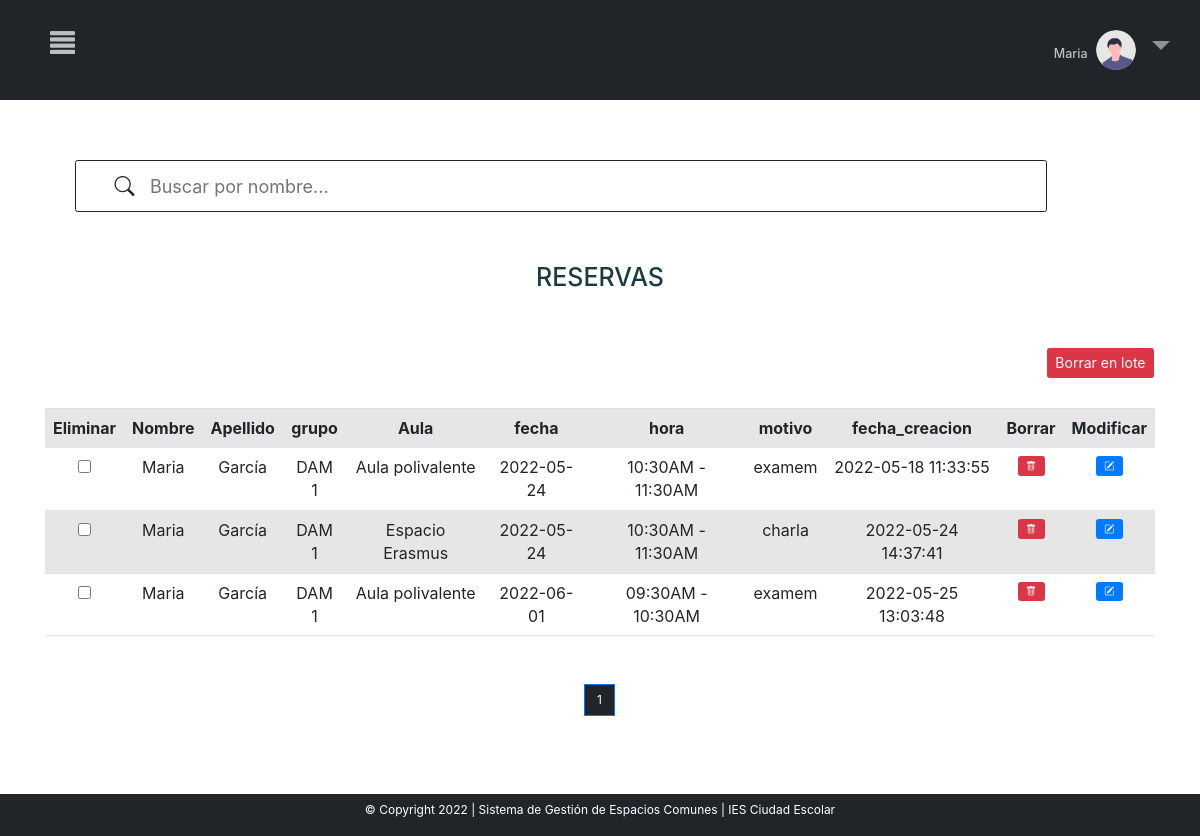
The page /MVC_proyectofinal/inicio.php?c=crudReservas&page=1 (signed in) on the database its author committed.
### tables this page shows
CREATE TABLE `reservas` (
  `id` int(11) NOT NULL,
  `idAula` varchar(220) NOT NULL,
  `idUsuario` int(11) UNSIGNED NOT NULL,
  `fecha` date NOT NULL,
  `grupo` varchar(255) NOT NULL,
  `motivo` varchar(255) NOT NULL,
  `hora` varchar(255) NOT NULL,
  `fecha_creacion` timestamp NOT NULL DEFAULT current_timestamp() ON UPDATE current_timestamp()
);

CREATE TABLE `usuarios` (
  `id` int(11) UNSIGNED NOT NULL,
  `nombre` varchar(150) NOT NULL,
  `correo` varchar(150) DEFAULT NULL,
  `primerApellido` varchar(50) NOT NULL,
  `segundoApellido` varchar(50) NOT NULL,
  `usuario` varchar(50) NOT NULL,
  `departamento` varchar(250) NOT NULL,
  `contra` varchar(150) NOT NULL,
  `confirmacion` tinyint(1) NOT NULL,
  `rol` int(6) UNSIGNED NOT NULL
);

### MVC_proyectofinal/controller/controller.php (called while the page is built, shortened)
<?php
require_once ("models/crud.php");
class Control{
    function __construct()
    {
        $this->crud=new Crud();
    }
    function crudReservas(){
        include_once ("views/crudReservas.php");
    }
}
?>

### MVC_proyectofinal/models/conexion.php (called while the page is built)
<?php
class Conexion{
    public function conexion(){
        try{
            $conexion=new PDO("mysql:host=localhost;dbname=sgec","root","");
            $conexion->setAttribute(PDO::ATTR_ERRMODE,PDO::ERRMODE_EXCEPTION);
            return $conexion;
        }
        catch(PDOException $e){
            echo $e->getMessage();
            return null;
        }
    }
}
?>

### MVC_proyectofinal/models/crud.php (called while the page is built, shortened)
<?php
include("conexion.php");
    ?>
    <?php
class Crud extends Conexion{
    private $conexion;
    function __construct()
    {
        $this->conexion=parent::conexion();
    }
    function crudReservas($opc,$iteams_pagina=null,$offset=null){
        if($opc==1){
            $sql="SELECT count(*) FROM reservas";
            $consulta=$this->conexion->prepare($sql);
            $consulta->execute();
            $count=$consulta->fetch(PDO::FETCH_NUM);
            return $count;
        }
        elseif($opc==2){
            $sql="SELECT reservas.id,  usuarios.nombre as 'Nombre', usuarios.primerApellido as 'Apellido', reservas.grupo, reservas.idAula as' Aula', reservas.fecha, reservas.hora, reservas.motivo, reservas.fecha_creacion
            FROM reservas
            inner join usuarios
            on reservas.idUsuario=usuarios.id LIMIT ".$iteams_pagina." OFFSET ".$offset."";
            $consulta=$this->conexion->prepare($sql);
            $consulta->execute();
            $consult=$consulta->fetchAll(PDO::FETCH_ASSOC);
            $keys=array_keys($consult[0]);
            return array($consult,$keys);
        }
    }
}
?>

### MVC_proyectofinal/views/crudReservas.php (the view, shortened to what this page needs)
<html lang="es" style="    overflow-x: hidden;">
<head>
<link rel="stylesheet" href="https://cdn.jsdelivr.net/npm/bootstrap-icons@1.8.1/font/bootstrap-icons.css">
<link href="https://cdn.jsdelivr.net/npm/bootstrap@5.0.2/dist/css/bootstrap.min.css" rel="stylesheet">
</head>
<body style="font-size:12px !important">
<?php include "menu.php";
$count=$this->crud->crudReservas(1);
if($count[0]==0){
    echo '<div class="container" >
    <div class="row mx-auto" >
    <div class="col-md-12 " style="text-align:center; margin-top:5%;">
    <i class="bi bi-emoji-frown" style="font-size:50px; margin-bottom:30px" ></i>
    <h1 class="display-3"> ¡Oops! Parece que no hay ninguna reserva pendiente</h1>
    <a href="?c=principal&page=1"><button name="reservar" style="font-size:20px; margin-bottom:5%;margin-top:3%"  class="btn btn-success"> Reservar</button></a>
    </div>
    </div>
    </div>';
 if(isset($_SESSION['error2'])){
                        echo $_SESSION['error2'];
                        unset($_SESSION['error2']);
                    }
                    else if(isset($_SESSION['exito'])){
                        echo $_SESSION['exito'];
                        unset($_SESSION['exito']);
                    }
}
else{
$iteams_pagina=6;
$total_pages=ceil($count[0]/$iteams_pagina);
$page=0;
if(isset($_GET["page"]) && !empty($_GET["page"])){
    $page=$_GET["page"];
}else{
    $page=1;
}
$offset=($page-1) * $iteams_pagina;
$result=$this->crud->crudReservas(2,$iteams_pagina,$offset);
    ?>
<div class="container" style="margin-top:5%">
<?php include "barraBusquedaReservas/barra.php"; ?>
<div class="row">
                <div class="col-md-12 " style="border:none">
<h1 style="color:#1A3C40; text-align:center; margin-bottom:5%; background-color:white; margin-top:50px" >RESERVAS</h1>
<?php
       echo '
       <div class="row">
                       <div class="col-md-12">';
 echo '<div class="table-responsive-sm">
       <table class="table table-striped bg-white table-hover" style="text-align: center; margin-top:60px">';
        echo "<tr ><th>Eliminar</th>";
        foreach($result[1] as $indice){
            if($indice=="id"){
            }else{
                echo "<th>".$indice."</th>";
            }
        }
        echo "<th>Borrar</th>";
        echo "<th>Modificar</th>";
        echo "</tr>";
        ?>
<form style='font-size:14px' action="?c=borrarReservas&pag=<?php echo $_GET["page"]?>" method="post">
<input type="submit" name="borrar" value="Borrar en lote" onclick='return confirm("¿Desea eliminar este registro?\nEsta acción es irreversible");' class="btn btn-danger" style="    float: right;
    font-size: 14px;
    position: absolute;
    right: 16px;
    top: 0px; " >
        <?php
        foreach($result[0] as $indice=>$dato){
            echo "<td><input type='checkbox' name='eliminar[]' value=' ".$dato['id']."'</td>";
            foreach($dato as $x=>$y){
                        if($x=="id"){
                        }else{
                            echo "<td>".$y."</td>";
                        }
                 }
            ?>
            <td>
            <a class="dltBtn btn btn-danger" data-id="<?php echo $dato["id"]; ?>" data-page="<?php echo $_GET["page"]; ?>" href="javascript:void(0)"><i class="bi bi-trash"></i></a>
            </td>
            <td><button  title="Modificar" class="btn btn-primary" name="modificar" value="<?php echo $dato["id"] ?>"> <i class="bi bi-pencil-square"></i></button></td>
            <?php
            }
  ?>
           </table>
        </div>
        </div>
    </div>
 <?php
echo "<br>";
?>
<div style="margin-bottom: 100px;
    display: flex;
    justify-content: center">
    <nav aria-label="...">
				<ul class="pagination">
            <li class="page-item active" >
				<?php for($i=0;$i<=$total_pages;$i++):
                    if($i==$_GET["page"]){
                    ?>
                    <a class="page-link" style="color: white!important;
                    background-color: #212529!important;" href="?c=crudReservas&page=<?php echo $_GET['page']?>"><?php echo $i ?></a>
                    </li>
				<?php }
                endfor ?>
		</ul>
    </nav>
</div>
<?php } ?>
</body>
</html>

### MVC_proyectofinal/libs/css/estilos.css (style rules this page uses)
th { text-align: center !important; }
li.page-item.active a.page-link { background-color: #1A3C40 !important; color:#708588 !important }
.active, .accordion:hover { background-color: #ccc; }

### MVC_proyectofinal/views/menu.php (style rules this page uses)
body { overflow-x: hidden; }
body { font-family: "Lato", sans-serif; }

### MVC_proyectofinal/views/barraBusquedaReservas/barra.php (style rules this page uses)
.active, .accordion:hover { background-color: white; }

### rows shown on the page
reservas: idUsuario.nombre "Maria", idUsuario.primerApellido "García", grupo "DAM 1", idAula "Aula polivalente", fecha "2022-05-24", hora "10:30AM - 11:30AM", motivo "examem", fecha_creacion "2022-05-18 11:33:55", $dato["id"] 316 (drawn)
reservas: idUsuario.nombre "Maria", idUsuario.primerApellido "García", grupo "DAM 1", idAula "Espacio Erasmus", fecha "2022-05-24", hora "10:30AM - 11:30AM", motivo "charla", fecha_creacion "2022-05-24 14:37:41", $dato["id"] 317 (drawn)
reservas: idUsuario.nombre "Maria", idUsuario.primerApellido "García", grupo "DAM 1", idAula "Aula polivalente", fecha "2022-06-01", hora "09:30AM - 10:30AM", motivo "examem", fecha_creacion "2022-05-25 13:03:48", $dato["id"] 318 (drawn)

### other values the page prints
$_SESSION['nombre'] "Maria"
$indice "Nombre"
$indice "Apellido"
$indice "grupo"
$indice "Aula"
$indice "fecha"
$indice "hora"
$indice "motivo"
$indice "fecha_creacion"
